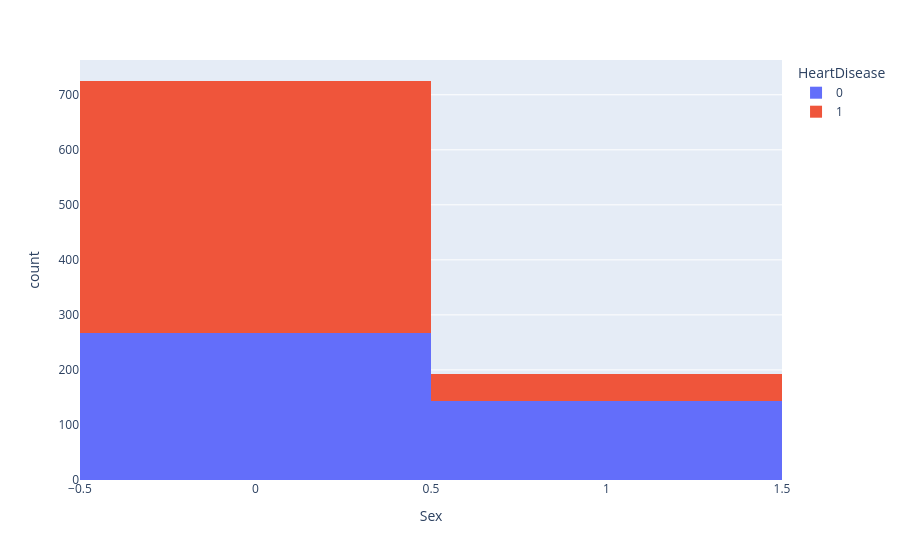

Notebook source saved alongside this figure:
### Code cell
#sex vs heatDisease
px.histogram(heart_df,x='Sex',color='HeartDisease')

### Figure 1 — Plotly figure (JSON) as saved in the notebook; plotly's stock layout.template omitted (floating-point values rounded to 4 significant figures; data arrays with more than 128 entries replaced by an {"elided": "..."} marker saying what was removed)
{"data": [{"alignmentgroup": "True", "bingroup": "x", "hovertemplate": "HeartDisease=0<br>Sex=%{x}<br>count=%{y}<extra></extra>", "legendgroup": "0", "marker": {"color": "#636efa", "pattern": {"shape": ""}}, "name": "0", "offsetgroup": "0", "orientation": "v", "showlegend": true, "type": "histogram", "x": {"elided": "410 int values"}, "xaxis": "x", "yaxis": "y"}, {"alignmentgroup": "True", "bingroup": "x", "hovertemplate": "HeartDisease=1<br>Sex=%{x}<br>count=%{y}<extra></extra>", "legendgroup": "1", "marker": {"color": "#EF553B", "pattern": {"shape": ""}}, "name": "1", "offsetgroup": "1", "orientation": "v", "showlegend": true, "type": "histogram", "x": {"elided": "508 int values"}, "xaxis": "x", "yaxis": "y"}], "layout": {"barmode": "relative", "legend": {"title": {"text": "HeartDisease"}, "tracegroupgap": 0}, "margin": {"t": 60}, "xaxis": {"anchor": "y", "domain": [0, 1], "title": {"text": "Sex"}}, "yaxis": {"anchor": "x", "domain": [0, 1], "title": {"text": "count"}}}}
